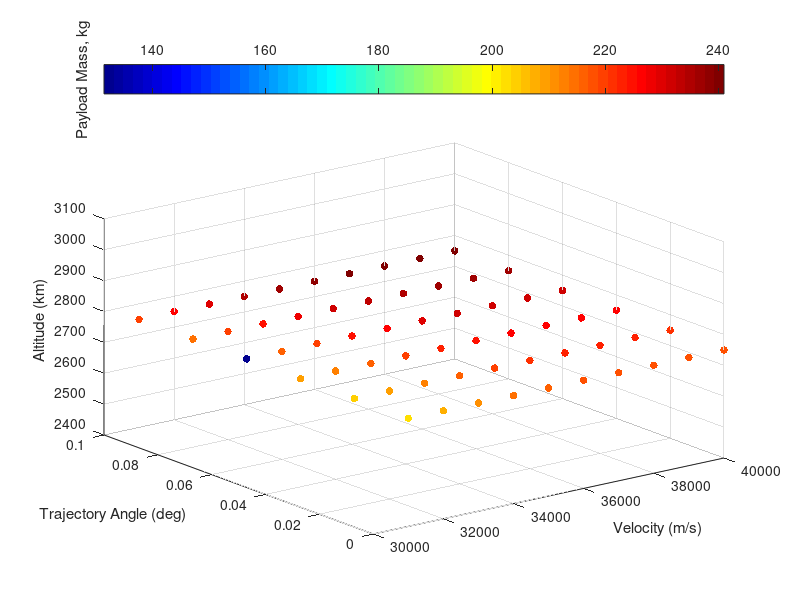
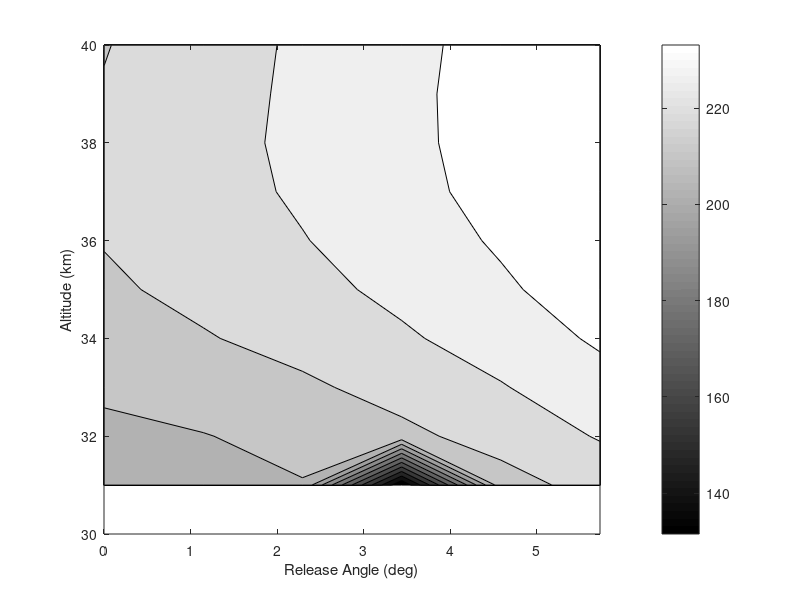

Source code (MATLAB) for these figures, in order: (Note: this script raises an error after producing the figures.)
% visualising third stage cost results
% clear all
ThirdStageData = sortrows(dlmread('thirdstageforvis.dat'));
Atmosphere = dlmread('atmosphere.txt');
% map = [0, 0, 0
%     0, 0, 0
%     .0, 0, 0
%     .2, 0, 0
%     .6, 0, 0.0
%     1.0, 0, 0];
% colormap(map)




colormap jet
scatter3(ThirdStageData(:,3),ThirdStageData(:,4),ThirdStageData(:,5),30,ThirdStageData(:,6), 'filled')

ylabel('Trajectory Angle (deg)')
xlabel('Velocity (m/s)')
zlabel('Altitude (km)')
c=colorbar('northoutside');
ylabel(c,'Payload Mass, kg')



% [Alt,Angle,Vel,Payload] = thirdstagemanipulation('thirdstage.dat');
% 
% [meshAlt,meshAngle,meshVel] = meshgrid(Alt,Angle,Vel);
% 
% for i = 1:length(Alt)
%     for j = 1:length(Angle)
%         for k = 1: length(Vel)
%             meshPayload(j,i,k) = interp3(meshAlt,meshAngle,meshVel,Payload,Alt(i),Angle(j),Vel(k));
% 
%         end
%     end
% end

[meshAlt,meshAngle,meshVel] = meshgrid(unique(ThirdStageData(:,3)),unique(ThirdStageData(:,4)),unique(ThirdStageData(:,5)));
meshPayload = permute(reshape(ThirdStageData(:,6),[length(unique(ThirdStageData(:,5))),length(unique(ThirdStageData(:,4))),length(unique(ThirdStageData(:,3)))]),[2 3 1]);

% 
% figure(2)
% ax1 = subplot(2,2,1);
% colormap(gray)
% C = contourf(meshAngle(:,:,1),meshAlt(:,:,1)/1000,meshPayload(:,:,1),13)
% 
% xlabel('Trajectory Angle (deg)')
% ylabel('Altitude (km)')
% title('2800 m/s')
% 
% 
% ax2 = subplot(2,2,2);
% colormap(gray)
% C = contourf(meshAngle(:,:,3),meshAlt(:,:,3)/1000,meshPayload(:,:,3),13)
% 
% xlabel('Trajectory Angle (deg)')
% ylabel('Altitude (km)')
% 
% title('2850 m/s')
% 
% ax3 = subplot(2,2,3);
% colormap(gray)
% C = contourf(meshAngle(:,:,5),meshAlt(:,:,5)/1000,meshPayload(:,:,5),13)
% 
% xlabel('Trajectory Angle (deg)')
% ylabel('Altitude (km)')
% 
% title('2900 m/s')
% 



% ax4 = subplot(2,2,4);
% colormap(gray)
% C = contourf(meshAngle(:,:,6),meshAlt(:,:,6)/1000,meshPayload3,13)
% c=colorbar('southoutside')
% c.LimitsMode = 'manual'
% c.Limits = [200 320]
% xlabel('Trajectory Angle (deg)')
% ylabel('Altitude (km)')
% ylabel(c,'Payload Mass, kg')
% 
% set([ax1 ax2 ax3 ax4],'clim',[200 320]);


 figure(200)

colormap(gray)
% C = contourf(rad2deg(meshAngle(:,:,3)),meshAlt(:,:,3)/1000,meshPayload(:,:,3),13)
C = contourf(rad2deg(meshAngle),meshAlt/1000,meshPayload,13)

xlabel('Release Angle (deg)')
ylabel('Altitude (km)')
% title('2750 m/s')
ylim([30 40])
c = colorbar;
c.Label.String = 'Payload (kg)';

% slice(threeDMAT,[1,3,5],[],[])
% colormap hsv


% contourslice(threeDMAT,[1,3,6],[],[],10)



% getting maximum values
[max1,ind1] = max(threeDMAT,[],3);

[max2,ind2] = max(max1,[],2);

ind  = [ind1(ind2),ind2] % this really doesnt tell me much, as it wants very high altitude all the time





% plotting density


figure(4)
plot(Atmosphere(:,1)/1000,  Atmosphere(:,4)),'Color','k','LineWidth',0.8;
xlim([20,40])

xlabel('Altitude (km)')
ylabel('Density (kg/m^3)')


figure(5)

[meshAngle2,meshVel2,meshAlt2] = meshgrid(Angle,Vel,Alt);

colormap(gray)

colormap(flipud(colormap))
hx = slice(meshAngle2,meshVel2,meshAlt2./1000,threeDMAT,[],[2600:100:3000],[])

% [Xq,Yq,Zq] = meshgrid([0:.5:5],[2600:100:3000],[20000:500:40000]);
% threeDMATint = interp3(meshAngle2,meshVel2,meshAlt2,threeDMAT,Xq,Yq,Zq);
% hx = slice(Xq,Yq,Zq/1000,threeDMATint,[],[2600:100:3000],[]);

caxis([220 340]) 
c=colorbar('northoutside')
c.LimitsMode = 'manual'
c.Limits = [180 320]

set(hx, 'EdgeColor', 'none');

% set(hx, 'FaceColor', 'interp'); % use this to smooth
set(hx, 'FaceColor', 'flat');

xlabel('Trajectory Angle (deg)','FontSize',17)
ylabel('Velocity (m/s)','FontSize',17)
zlabel('Altitude (km)','FontSize',17)
ylabel(c,'Payload Mass, kg','FontSize',17)
